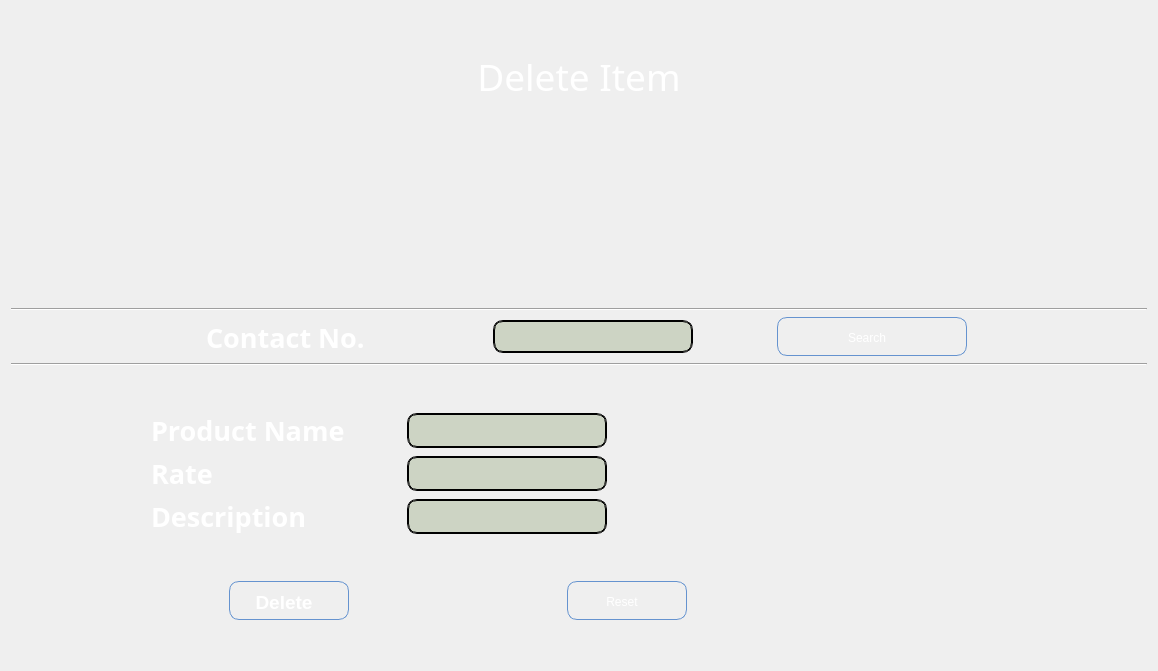
            <widget class="QWidget" name="delete_Item_page">
             <layout class="QVBoxLayout" name="verticalLayout_27">
              <item>
               <layout class="QVBoxLayout" name="verticalLayout_26">
                <item>
                 <spacer name="verticalSpacer_80">
                  <property name="orientation">
                   <enum>Qt::Vertical</enum>
                  </property>
                  <property name="sizeHint" stdset="0">
                   <size>
                    <width>20</width>
                    <height>40</height>
                   </size>
                  </property>
                 </spacer>
                </item>
                <item>
                 <widget class="QLabel" name="label_109">
                  <property name="font">
                   <font>
                    <family>Snap ITC</family>
                    <pointsize>28</pointsize>
                   </font>
                  </property>
                  <property name="styleSheet">
                   <string notr="true">background:transparent;
color: rgb(255, 255, 255);</string>
                  </property>
                  <property name="text">
                   <string>Delete Item</string>
                  </property>
                  <property name="alignment">
                   <set>Qt::AlignCenter</set>
                  </property>
                 </widget>
                </item>
                <item>
                 <spacer name="verticalSpacer_79">
                  <property name="orientation">
                   <enum>Qt::Vertical</enum>
                  </property>
                  <property name="sizeType">
                   <enum>QSizePolicy::Maximum</enum>
                  </property>
                  <property name="sizeHint" stdset="0">
                   <size>
                    <width>20</width>
                    <height>200</height>
                   </size>
                  </property>
                 </spacer>
                </item>
               </layout>
              </item>
              <item>
               <widget class="Line" name="line_26">
                <property name="orientation">
                 <enum>Qt::Horizontal</enum>
                </property>
               </widget>
              </item>
              <item>
               <layout class="QHBoxLayout" name="horizontalLayout_115">
                <item>
                 <spacer name="horizontalSpacer_174">
                  <property name="orientation">
                   <enum>Qt::Horizontal</enum>
                  </property>
                  <property name="sizeType">
                   <enum>QSizePolicy::Maximum</enum>
                  </property>
                  <property name="sizeHint" stdset="0">
                   <size>
                    <width>117</width>
                    <height>20</height>
                   </size>
                  </property>
                 </spacer>
                </item>
                <item>
                 <widget class="QLabel" name="label_110">
                  <property name="minimumSize">
                   <size>
                    <width>0</width>
                    <height>40</height>
                   </size>
                  </property>
                  <property name="maximumSize">
                   <size>
                    <width>203</width>
                    <height>16777215</height>
                   </size>
                  </property>
                  <property name="font">
                   <font>
                    <family>Perpetua Titling MT</family>
                    <pointsize>20</pointsize>
                    <weight>75</weight>
                    <italic>false</italic>
                    <bold>true</bold>
                   </font>
                  </property>
                  <property name="styleSheet">
                   <string notr="true">background:transparent;
color: rgb(255, 255, 255);</string>
                  </property>
                  <property name="text">
                   <string>Contact No.</string>
                  </property>
                 </widget>
                </item>
                <item>
                 <widget class="QLineEdit" name="lineEdit_88">
                  <property name="maximumSize">
                   <size>
                    <width>200</width>
                    <height>33</height>
                   </size>
                  </property>
                  <property name="styleSheet">
                   <string notr="true">QLineEdit{
font: 75 14pt &quot;MS Shell Dlg 2&quot;;
background: rgba(90, 120, 50, 59);
	color: rgb(255, 255, 255);
    selection-color: white;   
    border: 2px groove black;
    border-radius: 10px;
    padding: 2px 4px;
}</string>
                  </property>
                  <property name="text">
                   <string/>
                  </property>
                 </widget>
                </item>
                <item>
                 <widget class="QPushButton" name="pushButton_55">
                  <property name="maximumSize">
                   <size>
                    <width>190</width>
                    <height>16777215</height>
                   </size>
                  </property>
                  <property name="styleSheet">
                   <string notr="true">QPushButton:hover{
 background-image: url(:/newPrefix/img3.jpg);
       /* background:  qlineargradient(x1 : 0, y1 : 0, x2 : 0, y2 :   1, stop :   0.0 #ffd9aa,
                stop :   0.5 #ffbb6e, stop :   0.55 #feae42, stop :   1.0 #fedb74);*/
}

QPushButton {
        border: 1px solid #6593cf;
		border-width: 1px;
        border-radius: 10px;
        padding: 5px 15px 2px 5px;
        background:transparent;/* qlineargradient(x1 : 0, y1 : 0, x2 : 0, y2 :   1, stop :   0.0 #f5f9ff,
                stop :   0.5 #c7dfff, stop :   0.55 #afd2ff, stop :   1.0 #c0dbff);*/
       color: rgb(255, 255, 255);
		
	font: 75 14pt &quot;MS Shell Dlg 2&quot;;
        font: bold large &quot;Arial&quot;;
        height: 30px;
}




QPushButton:pressed {
        /*  background: qlineargradient(x1 : 0, y1 : 0, x2 : 0, y2 :   1, stop :   0.0 #c0dbff,
        stop :   0.5 #cfd26f, stop :   0.55 #c7df6f, stop :   1.0 #f5f9ff);*/
	    background-image: url(:/newPrefix/Img1.jpg);
        padding-top: 2px;
        padding-left: 3px;

}


QPushButton:on {
        background: qlineargradient(x1 : 0, y1 : 0, x2 : 0, y2 :   1, stop :   0.0 #5AA72D,
        stop :   0.5 #B3E296, stop :   0.55 #B3E296, stop :   1.0 #f5f9ff);
        padding-top: 2px;
        padding-left: 3px;
}

QPushButton:disabled {
        background: transparent #e5e9ee;
        padding-top: 2px;        
        padding-left: 3px;
        color: black;
}</string>
                  </property>
                  <property name="text">
                   <string>Search</string>
                  </property>
                 </widget>
                </item>
                <item>
                 <spacer name="horizontalSpacer_175">
                  <property name="orientation">
                   <enum>Qt::Horizontal</enum>
                  </property>
                  <property name="sizeType">
                   <enum>QSizePolicy::Maximum</enum>
                  </property>
                  <property name="sizeHint" stdset="0">
                   <size>
                    <width>100</width>
                    <height>20</height>
                   </size>
                  </property>
                 </spacer>
                </item>
               </layout>
              </item>
              <item>
               <widget class="Line" name="line_27">
                <property name="orientation">
                 <enum>Qt::Horizontal</enum>
                </property>
               </widget>
              </item>
              <item>
               <spacer name="verticalSpacer_81">
                <property name="orientation">
                 <enum>Qt::Vertical</enum>
                </property>
                <property name="sizeType">
                 <enum>QSizePolicy::Preferred</enum>
                </property>
                <property name="sizeHint" stdset="0">
                 <size>
                  <width>20</width>
                  <height>40</height>
                 </size>
                </property>
               </spacer>
              </item>
              <item>
               <layout class="QHBoxLayout" name="horizontalLayout_118">
                <property name="leftMargin">
                 <number>100</number>
                </property>
                <property name="rightMargin">
                 <number>500</number>
                </property>
                <item>
                 <spacer name="horizontalSpacer_180">
                  <property name="orientation">
                   <enum>Qt::Horizontal</enum>
                  </property>
                  <property name="sizeHint" stdset="0">
                   <size>
                    <width>40</width>
                    <height>20</height>
                   </size>
                  </property>
                 </spacer>
                </item>
                <item>
                 <widget class="QLabel" name="label_113">
                  <property name="minimumSize">
                   <size>
                    <width>250</width>
                    <height>0</height>
                   </size>
                  </property>
                  <property name="font">
                   <font>
                    <family>Perpetua Titling MT</family>
                    <pointsize>20</pointsize>
                    <weight>75</weight>
                    <bold>true</bold>
                   </font>
                  </property>
                  <property name="styleSheet">
                   <string notr="true">background:transparent;
color: rgb(255, 255, 255);</string>
                  </property>
                  <property name="text">
                   <string>Product Name</string>
                  </property>
                 </widget>
                </item>
                <item>
                 <widget class="QLineEdit" name="lineEdit_91">
                  <property name="sizePolicy">
                   <sizepolicy hsizetype="Expanding" vsizetype="Fixed">
                    <horstretch>0</horstretch>
                    <verstretch>0</verstretch>
                   </sizepolicy>
                  </property>
                  <property name="minimumSize">
                   <size>
                    <width>200</width>
                    <height>0</height>
                   </size>
                  </property>
                  <property name="maximumSize">
                   <size>
                    <width>190</width>
                    <height>35</height>
                   </size>
                  </property>
                  <property name="styleSheet">
                   <string notr="true">QLineEdit{
font: 75 14pt &quot;MS Shell Dlg 2&quot;;
background: rgba(90, 120, 50, 59);
	color: rgb(255, 255, 255);
    selection-color: white;   
    border: 2px groove black;
    border-radius: 10px;
    padding: 2px 4px;
}</string>
                  </property>
                  <property name="text">
                   <string/>
                  </property>
                 </widget>
                </item>
                <item>
                 <spacer name="horizontalSpacer_181">
                  <property name="orientation">
                   <enum>Qt::Horizontal</enum>
                  </property>
                  <property name="sizeHint" stdset="0">
                   <size>
                    <width>40</width>
                    <height>20</height>
                   </size>
                  </property>
                 </spacer>
                </item>
               </layout>
              </item>
              <item>
               <layout class="QHBoxLayout" name="horizontalLayout_116">
                <property name="leftMargin">
                 <number>100</number>
                </property>
                <property name="rightMargin">
                 <number>500</number>
                </property>
                <item>
                 <spacer name="horizontalSpacer_176">
                  <property name="orientation">
                   <enum>Qt::Horizontal</enum>
                  </property>
                  <property name="sizeType">
                   <enum>QSizePolicy::Expanding</enum>
                  </property>
                  <property name="sizeHint" stdset="0">
                   <size>
                    <width>40</width>
                    <height>20</height>
                   </size>
                  </property>
                 </spacer>
                </item>
                <item>
                 <widget class="QLabel" name="label_111">
                  <property name="minimumSize">
                   <size>
                    <width>250</width>
                    <height>0</height>
                   </size>
                  </property>
                  <property name="font">
                   <font>
                    <family>Perpetua Titling MT</family>
                    <pointsize>20</pointsize>
                    <weight>75</weight>
                    <bold>true</bold>
                   </font>
                  </property>
                  <property name="styleSheet">
                   <string notr="true">background:transparent;
color: rgb(255, 255, 255);</string>
                  </property>
                  <property name="text">
                   <string>Rate                  </string>
                  </property>
                 </widget>
                </item>
                <item>
                 <widget class="QLineEdit" name="lineEdit_89">
                  <property name="minimumSize">
                   <size>
                    <width>200</width>
                    <height>0</height>
                   </size>
                  </property>
                  <property name="maximumSize">
                   <size>
                    <width>190</width>
                    <height>35</height>
                   </size>
                  </property>
                  <property name="styleSheet">
                   <string notr="true">QLineEdit{
font: 75 14pt &quot;MS Shell Dlg 2&quot;;
background: rgba(90, 120, 50, 59);
color: rgb(255, 255, 255);
    selection-color: white;   
    border: 2px groove black;
    border-radius: 10px;
    padding: 2px 4px;
}</string>
                  </property>
                 </widget>
                </item>
                <item>
                 <spacer name="horizontalSpacer_177">
                  <property name="orientation">
                   <enum>Qt::Horizontal</enum>
                  </property>
                  <property name="sizeHint" stdset="0">
                   <size>
                    <width>40</width>
                    <height>20</height>
                   </size>
                  </property>
                 </spacer>
                </item>
               </layout>
              </item>
              <item>
               <layout class="QHBoxLayout" name="horizontalLayout_117">
                <property name="leftMargin">
                 <number>100</number>
                </property>
                <property name="rightMargin">
                 <number>500</number>
                </property>
                <item>
                 <spacer name="horizontalSpacer_178">
                  <property name="orientation">
                   <enum>Qt::Horizontal</enum>
                  </property>
                  <property name="sizeHint" stdset="0">
                   <size>
                    <width>40</width>
                    <height>20</height>
                   </size>
                  </property>
                 </spacer>
                </item>
                <item>
                 <widget class="QLabel" name="label_112">
                  <property name="minimumSize">
                   <size>
                    <width>250</width>
                    <height>0</height>
                   </size>
                  </property>
                  <property name="font">
                   <font>
                    <family>Perpetua Titling MT</family>
                    <pointsize>20</pointsize>
                    <weight>75</weight>
                    <bold>true</bold>
                   </font>
                  </property>
                  <property name="styleSheet">
                   <string notr="true">background:transparent;
color: rgb(255, 255, 255);</string>
                  </property>
                  <property name="text">
                   <string>Description     </string>
                  </property>
                 </widget>
                </item>
                <item>
                 <widget class="QLineEdit" name="lineEdit_90">
                  <property name="minimumSize">
                   <size>
                    <width>200</width>
                    <height>0</height>
                   </size>
                  </property>
                  <property name="maximumSize">
                   <size>
                    <width>190</width>
                    <height>35</height>
                   </size>
                  </property>
                  <property name="styleSheet">
                   <string notr="true">QLineEdit{
font: 75 14pt &quot;MS Shell Dlg 2&quot;;
background: rgba(90, 120, 50, 59);
color: rgb(255, 255, 255);
    selection-color: white;   
    border: 2px groove black;
    border-radius: 10px;
    padding: 2px 4px;
}</string>
                  </property>
                 </widget>
                </item>
                <item>
                 <spacer name="horizontalSpacer_179">
                  <property name="orientation">
                   <enum>Qt::Horizontal</enum>
                  </property>
                  <property name="sizeHint" stdset="0">
                   <size>
                    <width>40</width>
                    <height>20</height>
                   </size>
                  </property>
                 </spacer>
                </item>
               </layout>
              </item>
              <item>
               <spacer name="verticalSpacer_82">
                <property name="orientation">
                 <enum>Qt::Vertical</enum>
                </property>
                <property name="sizeType">
                 <enum>QSizePolicy::Preferred</enum>
                </property>
                <property name="sizeHint" stdset="0">
                 <size>
                  <width>20</width>
                  <height>40</height>
                 </size>
                </property>
               </spacer>
              </item>
              <item>
               <layout class="QHBoxLayout" name="horizontalLayout_114">
                <property name="spacing">
                 <number>0</number>
                </property>
                <property name="topMargin">
                 <number>0</number>
                </property>
                <property name="rightMargin">
                 <number>200</number>
                </property>
                <item>
                 <widget class="QPushButton" name="pushButton_53">
                  <property name="minimumSize">
                   <size>
                    <width>30</width>
                    <height>30</height>
                   </size>
                  </property>
                  <property name="maximumSize">
                   <size>
                    <width>120</width>
                    <height>39</height>
                   </size>
                  </property>
                  <property name="font">
                   <font>
                    <family>Arial</family>
                    <pointsize>14</pointsize>
                    <weight>75</weight>
                    <italic>false</italic>
                    <bold>true</bold>
                   </font>
                  </property>
                  <property name="styleSheet">
                   <string notr="true">QPushButton:hover{
 background-image: url(:/newPrefix/img3.jpg);
       /* background:  qlineargradient(x1 : 0, y1 : 0, x2 : 0, y2 :   1, stop :   0.0 #ffd9aa,
                stop :   0.5 #ffbb6e, stop :   0.55 #feae42, stop :   1.0 #fedb74);*/
}

QPushButton {
        border: 1px solid #6593cf;
		border-width: 1px;
        border-radius: 10px;
        padding: 5px 15px 2px 5px;
        background:transparent;/* qlineargradient(x1 : 0, y1 : 0, x2 : 0, y2 :   1, stop :   0.0 #f5f9ff,
                stop :   0.5 #c7dfff, stop :   0.55 #afd2ff, stop :   1.0 #c0dbff);*/
       color: rgb(255, 255, 255);
		
		
		font: 75 14pt &quot;MS Shell Dlg 2&quot;;
        font: bold large &quot;Arial&quot;;
        height: 30px;
}




QPushButton:pressed {
        /*  background: qlineargradient(x1 : 0, y1 : 0, x2 : 0, y2 :   1, stop :   0.0 #c0dbff,
        stop :   0.5 #cfd26f, stop :   0.55 #c7df6f, stop :   1.0 #f5f9ff);*/
	    background-image: url(:/newPrefix/Img1.jpg);
        padding-top: 2px;
        padding-left: 3px;

}


QPushButton:on {
        background: qlineargradient(x1 : 0, y1 : 0, x2 : 0, y2 :   1, stop :   0.0 #5AA72D,
        stop :   0.5 #B3E296, stop :   0.55 #B3E296, stop :   1.0 #f5f9ff);
        padding-top: 2px;
        padding-left: 3px;
}

QPushButton:disabled {
        background: transparent #e5e9ee;
        padding-top: 2px;        
        padding-left: 3px;
        color: black;
}</string>
                  </property>
                  <property name="text">
                   <string>Delete</string>
                  </property>
                 </widget>
                </item>
                <item>
                 <widget class="QPushButton" name="pushButton_54">
                  <property name="minimumSize">
                   <size>
                    <width>30</width>
                    <height>30</height>
                   </size>
                  </property>
                  <property name="maximumSize">
                   <size>
                    <width>120</width>
                    <height>39</height>
                   </size>
                  </property>
                  <property name="styleSheet">
                   <string notr="true">QPushButton:hover{
 background-image: url(:/newPrefix/img3.jpg);
       /* background:  qlineargradient(x1 : 0, y1 : 0, x2 : 0, y2 :   1, stop :   0.0 #ffd9aa,
                stop :   0.5 #ffbb6e, stop :   0.55 #feae42, stop :   1.0 #fedb74);*/
}

QPushButton {
        border: 1px solid #6593cf;
		border-width: 1px;
        border-radius: 10px;
        padding: 5px 15px 2px 5px;
        background:transparent;/* qlineargradient(x1 : 0, y1 : 0, x2 : 0, y2 :   1, stop :   0.0 #f5f9ff,
                stop :   0.5 #c7dfff, stop :   0.55 #afd2ff, stop :   1.0 #c0dbff);*/
       color: rgb(255, 255, 255);
		
	font: 75 14pt &quot;MS Shell Dlg 2&quot;;
        font: bold large &quot;Arial&quot;;
        height: 30px;
}




QPushButton:pressed {
        /*  background: qlineargradient(x1 : 0, y1 : 0, x2 : 0, y2 :   1, stop :   0.0 #c0dbff,
        stop :   0.5 #cfd26f, stop :   0.55 #c7df6f, stop :   1.0 #f5f9ff);*/
	    background-image: url(:/newPrefix/Img1.jpg);
        padding-top: 2px;
        padding-left: 3px;

}


QPushButton:on {
        background: qlineargradient(x1 : 0, y1 : 0, x2 : 0, y2 :   1, stop :   0.0 #5AA72D,
        stop :   0.5 #B3E296, stop :   0.55 #B3E296, stop :   1.0 #f5f9ff);
        padding-top: 2px;
        padding-left: 3px;
}

QPushButton:disabled {
        background: transparent #e5e9ee;
        padding-top: 2px;        
        padding-left: 3px;
        color: black;
}</string>
                  </property>
                  <property name="text">
                   <string>Reset</string>
                  </property>
                 </widget>
                </item>
                <item>
                 <spacer name="horizontalSpacer_173">
                  <property name="orientation">
                   <enum>Qt::Horizontal</enum>
                  </property>
                  <property name="sizeType">
                   <enum>QSizePolicy::Maximum</enum>
                  </property>
                  <property name="sizeHint" stdset="0">
                   <size>
                    <width>40</width>
                    <height>20</height>
                   </size>
                  </property>
                 </spacer>
                </item>
               </layout>
              </item>
              <item>
               <spacer name="verticalSpacer_84">
                <property name="orientation">
                 <enum>Qt::Vertical</enum>
                </property>
                <property name="sizeHint" stdset="0">
                 <size>
                  <width>20</width>
                  <height>40</height>
                 </size>
                </property>
               </spacer>
              </item>
             </layout>
            </widget>
